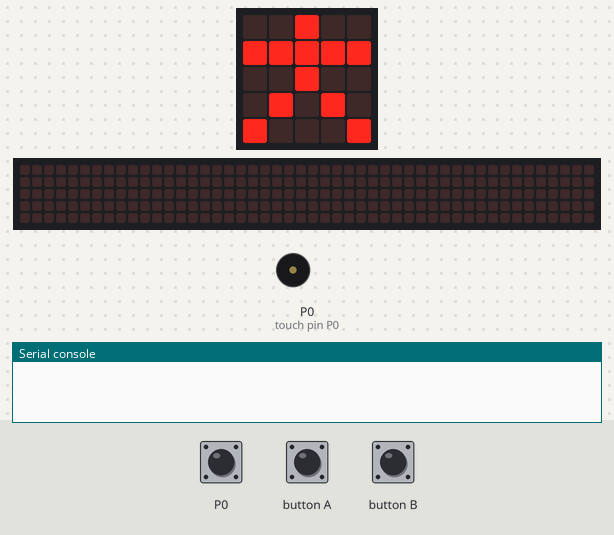
This program was run on a simulated BBC micro:bit (MakeCode). Shown: the board's 5×5 LED display, a strip that is not on the board, showing the scrolling text unrolled, buzzer (waves = sounding), the last lines printed to the serial console. Inputs (shaded band) come from the test bench. No radio messages arrive unless stated (any console line starting 'radio sent:' is added by the test bench); the 48×5 strip is a reading aid, not a part: it shows the text the display is scrolling, unrolled, one strip-width of it at a time.

Above: at 0.1 s.
2.0 s: button A pressed for 0.15 s
At 2.22 s:
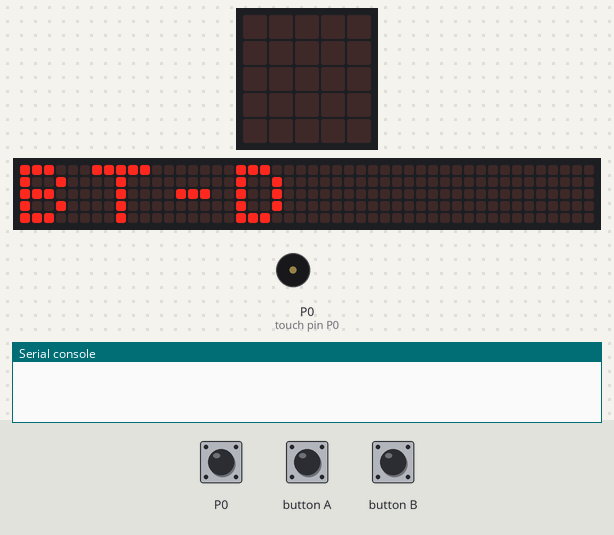
At 2.67 s:
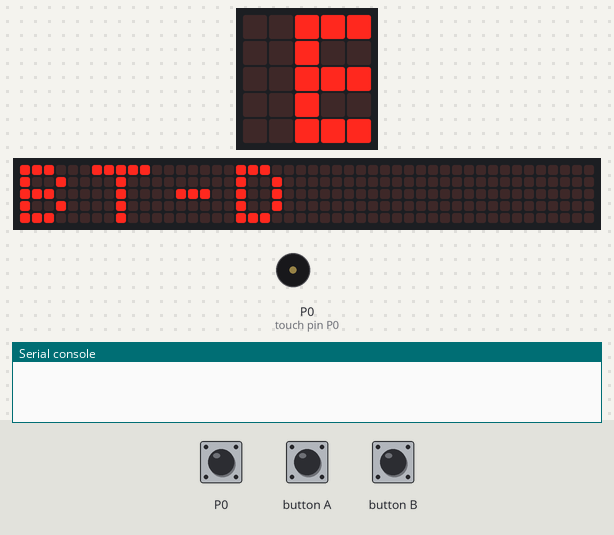
2.7 s: button B pressed for 0.15 s
3.4 s: touch pin P0 pressed for 0.15 s
At 3.72 s:
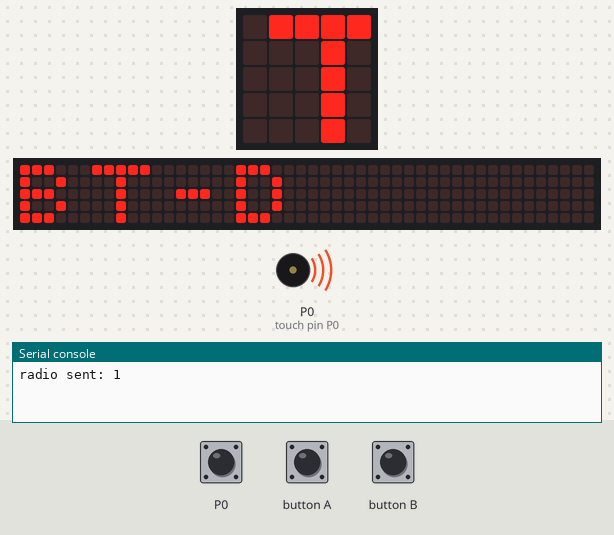
4.1 s: touch pin P0 pressed 2 times (0.12 s each, 0.3 s apart)
7.7 s: button A pressed for 0.15 s
8.4 s: touch pin P0 pressed for 0.15 s
At 10.92 s:
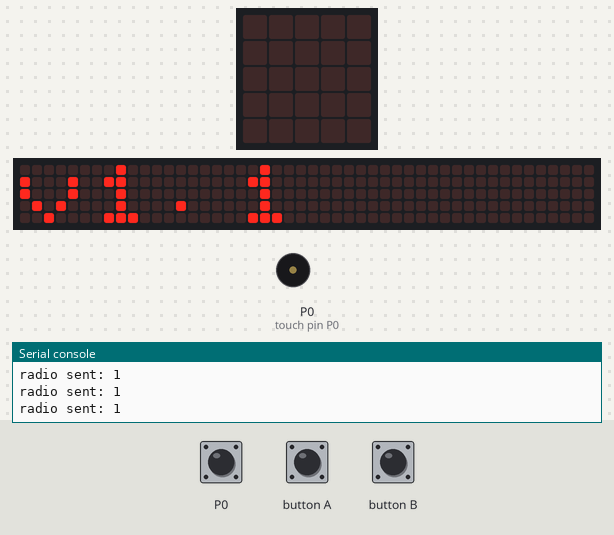
Timing chart, 0 to 12.4 s (numbered marks = the images above; inputs shaded):
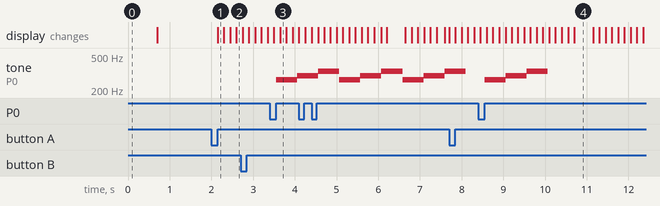

Measured:
- after the input at 2.0 s, the display: changes after 0.15 s (image 1)
- after the input at 3.4 s, tone on P0 (touch pin P0): silent → 262 Hz after 0.15 s, → 294 Hz 0.51 s later
- after the input at 8.4 s, tone on P0 (touch pin P0): silent → 262 Hz after 0.15 s, → 294 Hz 0.51 s later, → 330 Hz 0.51 s later, → silent 0.50 s later
- what the display in image 4 shows lasts 0.5 s, from 10.7 s to 11.2 s

The program:

main.ts
```typescript
input.onPinPressed(TouchPin.P0, function () {
    radio.sendNumber(1)
    music.playTone(262, music.beat(BeatFraction.Whole))
    music.playTone(294, music.beat(BeatFraction.Whole))
    music.playTone(330, music.beat(BeatFraction.Whole))
})
input.onButtonPressed(Button.A, function () {
    basic.showString("BT-D")
    basic.pause(100)
    basic.clearScreen()
})
input.onButtonPressed(Button.B, function () {
    basic.showString("v1.1")
    basic.pause(100)
    basic.clearScreen()
})
radio.setGroup(33)
radio.setTransmitPower(7)
music.setBuiltInSpeakerEnabled(true)
music.setVolume(255)
basic.showIcon(IconNames.StickFigure)
basic.pause(100)
basic.clearScreen()
```

test.ts
```typescript
// les tests vont ici ; cela ne sera pas compilé si ce paquet est utilisé en tant qu'extension.
```
